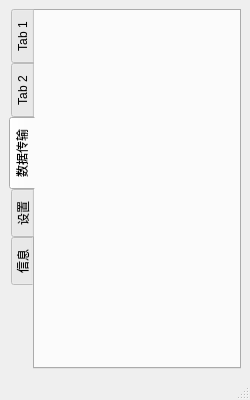
<?xml version="1.0" encoding="UTF-8"?>
<ui version="4.0">
 <class>MainWindow</class>
 <widget class="QMainWindow" name="MainWindow">
  <property name="geometry">
   <rect>
    <x>0</x>
    <y>0</y>
    <width>250</width>
    <height>400</height>
   </rect>
  </property>
  <property name="windowTitle">
   <string>MainWindow</string>
  </property>
  <widget class="QWidget" name="centralwidget">
   <layout class="QVBoxLayout" name="verticalLayout">
    <item>
     <widget class="QTabWidget" name="tabWidget">
      <property name="tabPosition">
       <enum>QTabWidget::West</enum>
      </property>
      <property name="currentIndex">
       <number>2</number>
      </property>
      <widget class="QWidget" name="tab">
       <attribute name="title">
        <string>Tab 1</string>
       </attribute>
      </widget>
      <widget class="QWidget" name="tab_2">
       <attribute name="title">
        <string>Tab 2</string>
       </attribute>
      </widget>
      <widget class="QWidget" name="tab_3">
       <attribute name="title">
        <string>数据传输</string>
       </attribute>
      </widget>
      <widget class="QWidget" name="tab_4">
       <attribute name="title">
        <string>设置</string>
       </attribute>
      </widget>
      <widget class="QWidget" name="">
       <attribute name="title">
        <string>信息</string>
       </attribute>
      </widget>
     </widget>
    </item>
   </layout>
  </widget>
  <widget class="QStatusBar" name="statusbar"/>
 </widget>
 <resources/>
 <connections/>
</ui>
